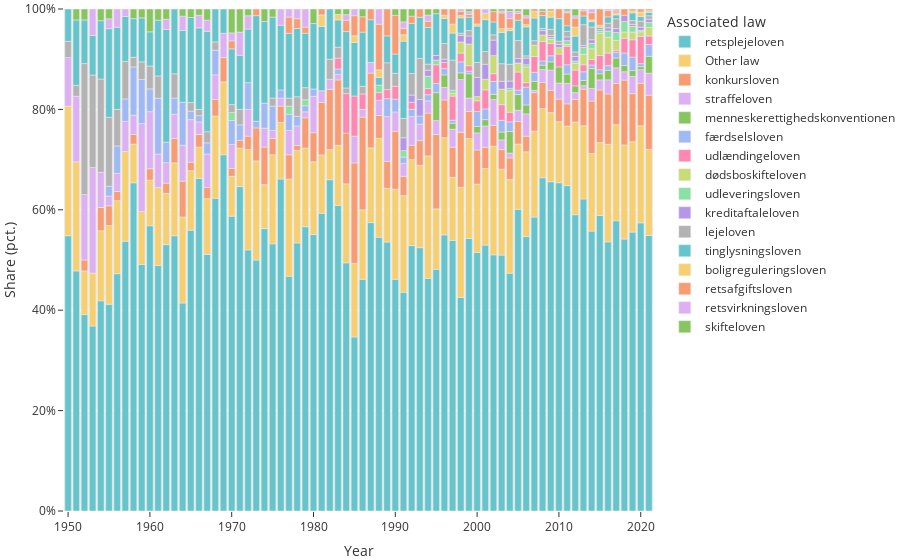

The cell this chart's notebook holds for it:
### Code cell
df = df_org.copy()
df = df.loc[df["not_kendelse"] == False]

#FIND THE X MOST ASSOCIATED LAWS
df_relevante_love_top_x = df.loc[:,["id_verdict","year","relevante_love_cleaned"]].explode("relevante_love_cleaned").groupby("relevante_love_cleaned").count().sort_values("id_verdict",ascending=False)["id_verdict"][:15]
love_top_x = list(df_relevante_love_top_x.reset_index()["relevante_love_cleaned"])

df_top_x_lov = df.loc[:,["id_verdict","year","relevante_love_cleaned"]].copy()
df_top_x_lov["relevante_love_cleaned"] = df_top_x_lov["relevante_love_cleaned"].apply(lambda love: [lov if lov in love_top_x else "Other law" for lov in love] if love is not None else None)

df_relevante_love = df_top_x_lov.explode("relevante_love_cleaned").groupby(["relevante_love_cleaned","year"]).count().sort_values("id_verdict",ascending=False)["id_verdict"]
df_relevante_love = df_relevante_love.reset_index()
df_relevante_love.rename(columns={"id_verdict":"count","relevante_love_cleaned":"Associated law"}, inplace=True)

df_relevante_love["year"] = df_relevante_love["year"].astype(int)
df_relevante_love.sort_values(["year","count"],inplace=True,ascending=False)
df_relevante_love['share'] = df_relevante_love['count'] / df_relevante_love.groupby('year')['count'].transform('sum') 
fig = px.bar(df_relevante_love, 
            x="year",
            y="share",
            color="Associated law",
            template="ggplot2",
            color_discrete_sequence=px.colors.qualitative.Pastel,
            hover_name="Associated law", 
            hover_data= {"count":":.0f",
                         "share":":.1%", 
                         "Associated law":False})
fig.update_yaxes(tickformat=".0%", 
                range=[0,1])
fig.update_layout(yaxis_title="Share (pct.)",
                  xaxis_title="Year")
fig = fig.update_layout(margin=dict(
                        l=0,
                        r=0,
                        b=0,
                        t=0
                        )
                        )
fig.write_html("../../data/plots/distribution_of_court_decisions_by_associated_law.html")
fig.write_image("../../data/plots/distribution_of_court_decisions_by_associated_law.pdf")
fig
